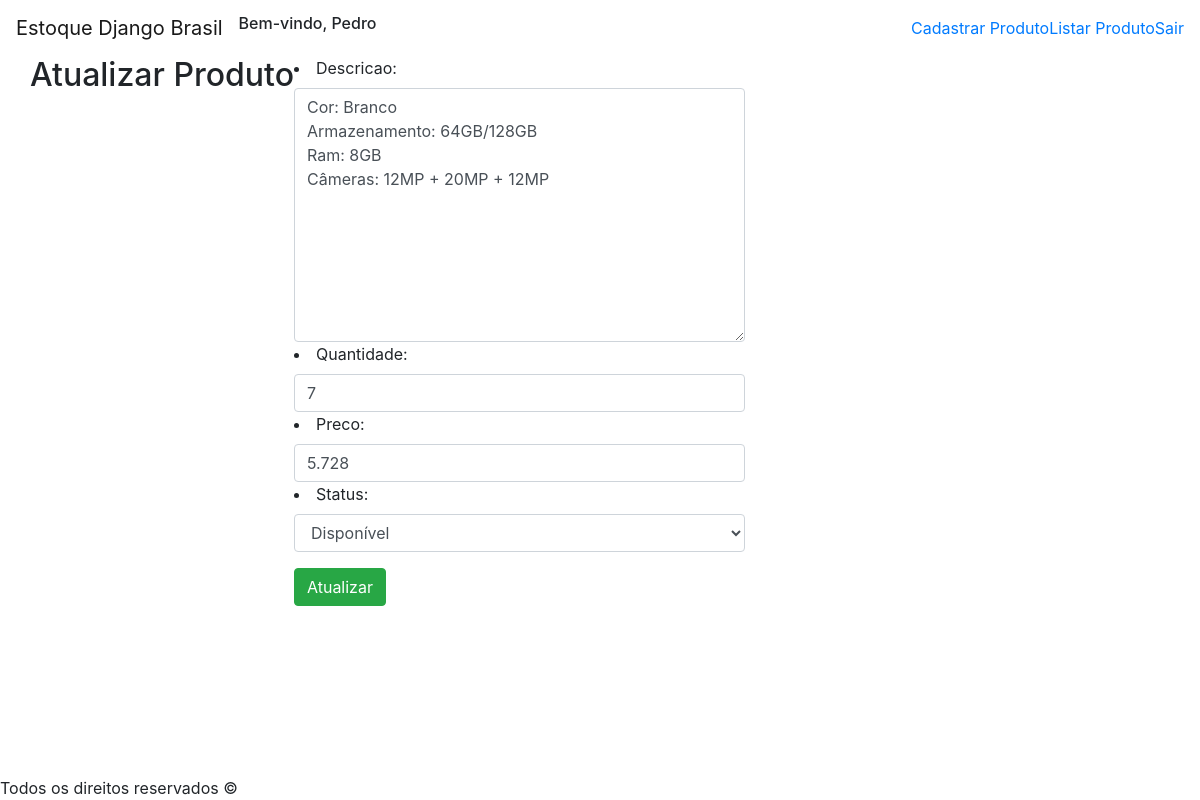
/produto-apple-iphone-xr/atualizar (signed in), run on the app's committed database.
### application/models.py (models this page shows, shortened)
class Produto(models.Model):
    STATUS = (('Disponível', 'Disponível'), ('Indisponível', 'Indisponível'))
    nome = models.CharField(max_length=50)
    marca = models.CharField(max_length=50)
    slug = models.SlugField(max_length=100)
    descricao = models.TextField()
    quantidade = models.IntegerField()
    preco = models.CharField(max_length=10)
    usuario = models.ForeignKey(User, on_delete=models.CASCADE) # Mostrará o usuário que fez o cadastro do produto
    cadastrado = models.DateTimeField(default=timezone.now) # Só é alterado no momento do cadastro do produto
    alterado = models.DateTimeField(auto_now=True) # Salvará a data e hora em que sofrer alguma alteração
    status = models.CharField(max_length=12, choices=STATUS, default='Disponível')
    class Meta:
        ordering = ('cadastrado',)

### application/views.py (the view, shortened to what this page needs)
# urls.py: path('<slug:slug>/atualizar', views.ProdutoUpdateView.as_view(), name='atualizarProduto'),
class ProdutoUpdateView(LoginRequiredMixin, SuccessMessageMixin, UpdateView):
    login_url = reverse_lazy('login')
    model = Produto
    fields = ['descricao', 'quantidade', 'preco', 'status']
    template_name = 'produto/atualizar-produto.html'
    success_message = "%(field)s atualizado com sucesso."

### application/templates/produto/atualizar-produto.html (shortened to what this page needs)
{% extends 'base.html' %}
{% block content %}
    <div class="row background-color">
        <div class="titulo">
            <h2>Atualizar Produto</h2>
        </div>
        <div class="formulario">
            <form method="post"> {% csrf_token %}
                <div class="dados-form form-group">
                    {{form.as_ul}}
                </div>
                <div class="button">
                    <button type="submit" class="btn btn-success">Atualizar</button>
                </div>
            </form>
        </div>
    </div>
{% endblock content %}

### templates/base.html (shortened to what this page needs)
{% load static %}
<!DOCTYPE html>
<html lang="pt-br">
<head>
    <link rel="stylesheet" href="https://stackpath.bootstrapcdn.com/bootstrap/4.5.0/css/bootstrap.min.css"
>
    <link rel="stylesheet" href="{% static 'css/style.css' %} ">
</head>
<body>
    <header>
        <nav class="navbar navbar-expand-sm navbar-light navbar-color">
            <a href="/" id="pagina-inicial" class="navbar-brand" >Estoque Django Brasil</a>
            <div id="nav-target" class="collapse navbar-collapse">
                {% if user.is_authenticated %}
                    <div  class="bem-vindo">
                        <h6>Bem-vindo, {{user.first_name}}</h6>
                    </div>
                    <ul class="navbar-nav ml-auto">
                    <li class="nav-item">
                        <a href="{% url 'cadastrarProduto' %}" class="menu-link">Cadastrar Produto</a>
                    </li>
                    <li class="nav-item">
                        <a href="{% url 'listarProdutos' %}" class="menu-link">Listar Produto</a>
                    </li>
                    <li class="nav-item">
                        <a href="{% url 'logout' %}" class="menu-link">Sair</a>
                    </li>
                </ul>
                {% endif %}
            </div>
        </nav>
    </header>
    <div class="container">
        {% block content %}
        {% endblock content %}
    </div>
    <footer class="fixed-bottom">
        Todos os direitos reservados &copy;
    </footer>
</body>
</html>

### data on the page
Produto: descricao "Cor: Branco Armazenamento: 64GB/128GB Ram: 8GB Câmeras: 12MP + 20MP + 12MP", quantidade "7", preco "5.728", status "Disponível"

### other printed values
{{ user.first_name }} "Pedro"
